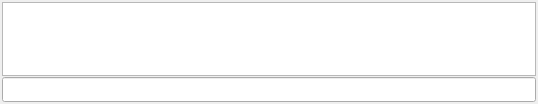
<?xml version="1.0" encoding="UTF-8"?>
<ui version="4.0">
 <class>JavaScriptConsole</class>
 <widget class="QWidget" name="JavaScriptConsole">
  <property name="geometry">
   <rect>
    <x>0</x>
    <y>0</y>
    <width>538</width>
    <height>104</height>
   </rect>
  </property>
  <property name="sizePolicy">
   <sizepolicy hsizetype="Expanding" vsizetype="Preferred">
    <horstretch>0</horstretch>
    <verstretch>0</verstretch>
   </sizepolicy>
  </property>
  <property name="font">
   <font>
    <family>Menlo</family>
   </font>
  </property>
  <property name="windowTitle">
   <string>Form</string>
  </property>
  <layout class="QGridLayout" name="gridLayout">
   <property name="leftMargin">
    <number>2</number>
   </property>
   <property name="topMargin">
    <number>2</number>
   </property>
   <property name="rightMargin">
    <number>2</number>
   </property>
   <property name="bottomMargin">
    <number>2</number>
   </property>
   <property name="verticalSpacing">
    <number>1</number>
   </property>
   <item row="0" column="0">
    <widget class="QPlainTextEdit" name="historyView">
     <property name="sizePolicy">
      <sizepolicy hsizetype="Expanding" vsizetype="Preferred">
       <horstretch>0</horstretch>
       <verstretch>0</verstretch>
      </sizepolicy>
     </property>
     <property name="undoRedoEnabled">
      <bool>false</bool>
     </property>
     <property name="readOnly">
      <bool>true</bool>
     </property>
     <property name="centerOnScroll">
      <bool>false</bool>
     </property>
    </widget>
   </item>
   <item row="1" column="0">
    <widget class="QLineEdit" name="entryField"/>
   </item>
  </layout>
 </widget>
 <resources/>
 <connections/>
</ui>
